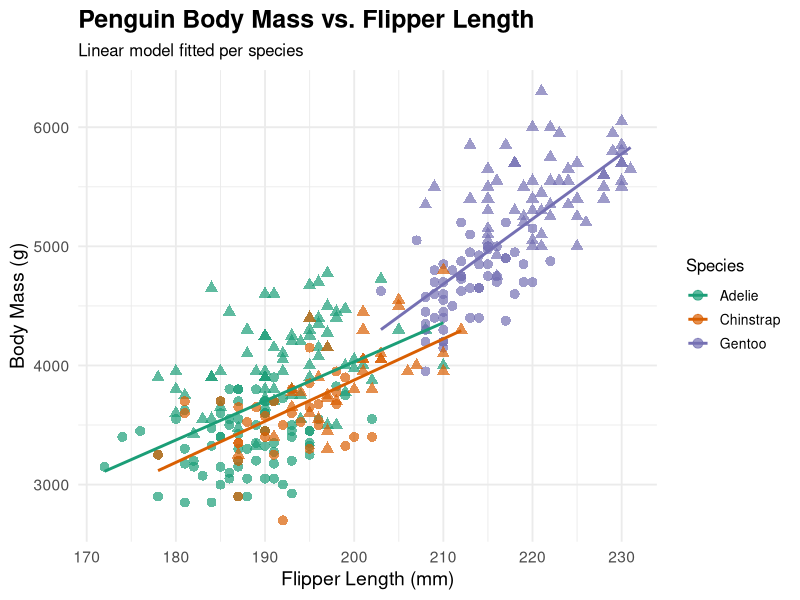

This figure's R source:
## ---- chunk 1
suppressPackageStartupMessages(library(tidyverse))
library(palmerpenguins)
library(ggplot2)
ggplot(penguins, aes(x = flipper_length_mm, y = body_mass_g, color = species)) +
  geom_point(size = 3, alpha = 0.7, na.rm = TRUE, aes(shape = sex)) +
  geom_smooth(method = "lm", se = FALSE, na.rm = TRUE) +
  scale_color_brewer(palette = "Dark2") +
  labs(
    title = "Penguin Body Mass vs. Flipper Length",
    subtitle = "Linear model fitted per species",
    x = "Flipper Length (mm)",
    y = "Body Mass (g)",
    color = "Species"
  ) +
  theme_minimal(base_size = 14) +
  theme(
    plot.title = element_text(face = "bold", size = 18),
    plot.subtitle = element_text(size = 12),
    legend.title = element_text(size = 12),
    legend.text = element_text(size = 10)
  ) +
  guides(shape = "none")  # Removes shape (sex) legend
